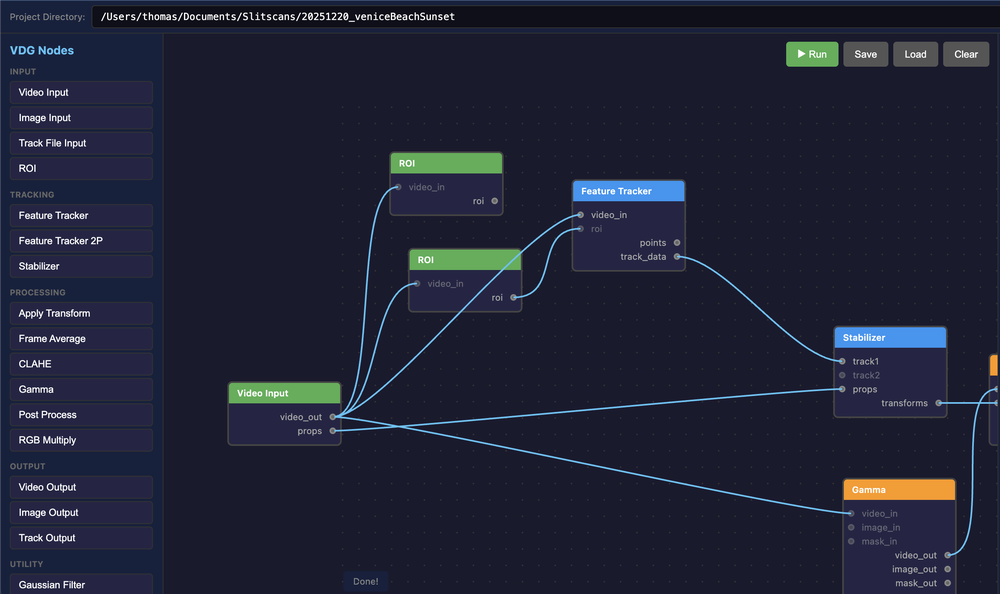
#> input picture nodebased_ui.png, 1000 x 594 px, shrunk from 2446 x 1452 before the run
$ python hough.py nodebased_ui.png
#> lines starting #> are read from the running program, lines starting #| are printed output that depends on the picture; long printed decimals are rounded
#!/usr/bin/python

"""
@file hough_lines.py
@brief This program demonstrates line finding with the Hough transform
"""
import sys
import math
import cv2 as cv
import numpy as np
def main(argv):

    default_file = 'sudoku.png'
    filename = argv[0] if len(argv) > 0 else default_file
    # Loads an image
    src = cv.imread(cv.samples.findFile(filename), cv.IMREAD_GRAYSCALE)
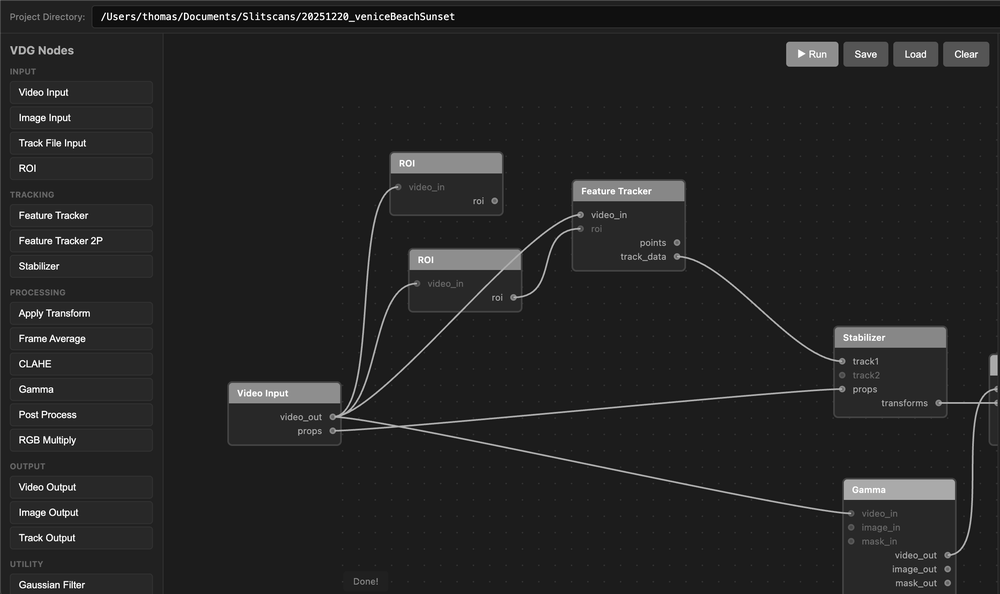
#> src: shape (594, 1000); min 0, max 255, mean 36.7
    # Check if image is loaded fine
    if src is None:
        print ('Error opening image!')
        print ('Usage: hough_lines.py [image_name -- default ' + default_file + '] \n')
        return -1


    dst = cv.Canny(src, 50, 200, None, 3)
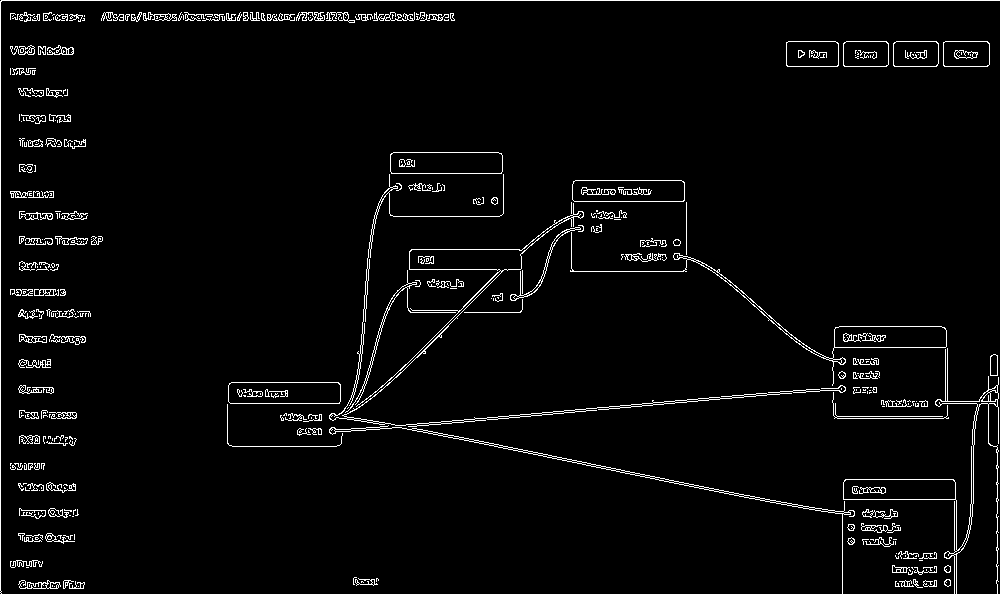
#> dst: shape (594, 1000); 3.3% white in thin lines or dots

    # Copy edges to the images that will display the results in BGR
    cdst = cv.cvtColor(dst, cv.COLOR_GRAY2BGR)
#> cdst: shape (594, 1000, 3); 3.3% white in thin lines or dots
    cdstP = np.copy(cdst)

    lines = cv.HoughLines(dst, 1, np.pi / 180, 150, None, 0, 0)
#> lines = 26 rows, first 8: [0, 1.57], [0, 0], [460, 1.48], [458, 1.48], [343, 1.76], [20, 1.57], [14, 1.57], [332, 1.78]

    for l in lines:
        print(l)
#> this loop made 26 passes
#> l on passes 1 to 12: [[0, 1.57]], [[0, 0]], [[460, 1.48]], [[458, 1.48]], [[343, 1.76]], [[20, 1.57]], [[14, 1.57]], [[332, 1.78]], [[403, 1.57]], [[418, 1.57]], [[544, 0.785]], [[547, 0.785]]
#| [[0.        1.571]]
#| [[0. 0.]]
#| [[460.          1.484]]
#| [[458.          1.484]]
#| [[343.          1.763]]
#| [[20.         1.571]]
#| [[14.         1.571]]
#| [[332.          1.780]]
#> (further printed lines are left out)

    if lines is not None:
        for i in range(0, len(lines)):
            rho = lines[i][0][0]
            theta = lines[i][0][1]
            a = math.cos(theta)
            b = math.sin(theta)
            x0 = a * rho
            y0 = b * rho
            pt1 = (int(x0 + 1000*(-b)), int(y0 + 1000*(a)))
            pt2 = (int(x0 - 1000*(-b)), int(y0 - 1000*(a)))
            cv.line(cdst, pt1, pt2, (0,0,255), 3, cv.LINE_AA)
#> this loop made 26 passes
#> (rho, theta, a, b, x0, y0, pt1, pt2) on passes 1 to 10: (0, 1.57, -4.37e-08, 1, 0, 0, (-999, 0), (999, 0)), (0, 0, 1, 0, 0, 0, (0, 1000), (0, -1000)), (460, 1.48, 0.0872, 0.996, 40.09, 458.2, (-956, 545), (1036, 371)), (458, 1.48, 0.0872, 0.996, 39.92, 456.3, (-956, 543), (1036, 369)), (343, 1.76, -0.191, 0.982, -65.45, 336.7, (-1047, 145), (916, 527)), (20, 1.57, -4.37e-08, 1, -8.74e-07, 20, (-1000, 19), (999, 20)), (14, 1.57, -4.37e-08, 1, -6.12e-07, 14, (-1000, 13), (999, 14)), (332, 1.78, -0.208, 0.978, -69.03, 324.7, (-1047, 116), (909, 532)), (403, 1.57, -4.37e-08, 1, -1.76e-05, 403, (-1000, 402), (999, 403)), (418, 1.57, -4.37e-08, 1, -1.83e-05, 418, (-1000, 417), (999, 418))
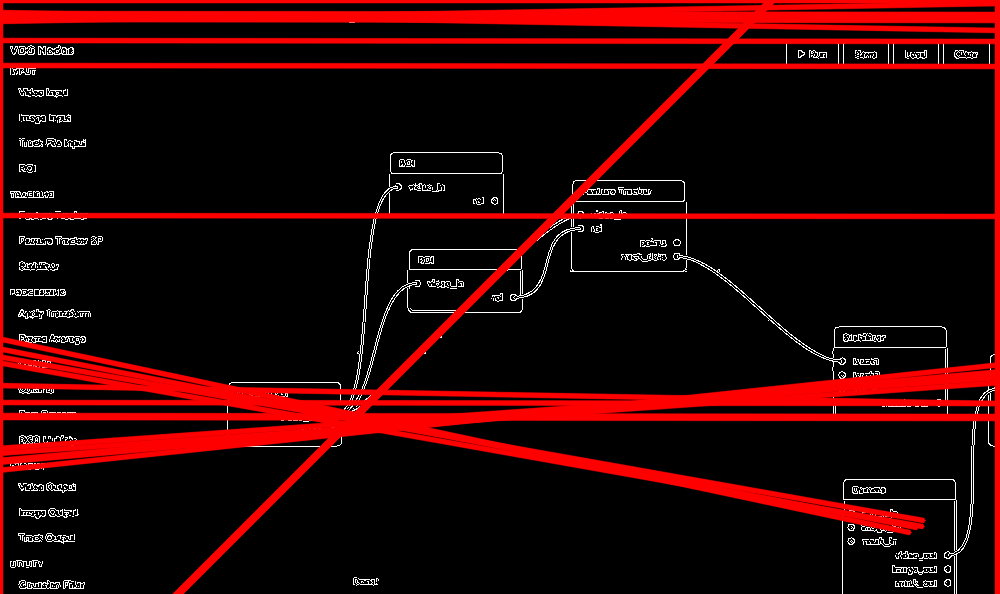
#> cdst: shape (594, 1000, 3); mean B, G, R 4.6, 4.6, 42.9


    linesP = cv.HoughLinesP(dst, 1, np.pi / 180, 50, None, 50, 10)
#> linesP = 93 rows, first 6: [1, 0, 999, 0], [0, 592, 0, 1], [359, 420, 595, 466], [297, 433, 809, 389], [363, 430, 865, 387], [103, 14, 453, 14]

    if linesP is not None:
        for i in range(0, len(linesP)):
            l = linesP[i][0]
            cv.line(cdstP, (l[0], l[1]), (l[2], l[3]), (0,0,255), 3, cv.LINE_AA)
#> this loop made 93 passes
#> l on passes 1 to 12: [1, 0, 999, 0], [0, 592, 0, 1], [359, 420, 595, 466], [297, 433, 809, 389], [363, 430, 865, 387], [103, 14, 453, 14], [458, 436, 679, 482], [101, 20, 454, 20], [562, 460, 829, 512], [787, 66, 987, 66], [400, 370, 500, 270], [788, 41, 987, 41]
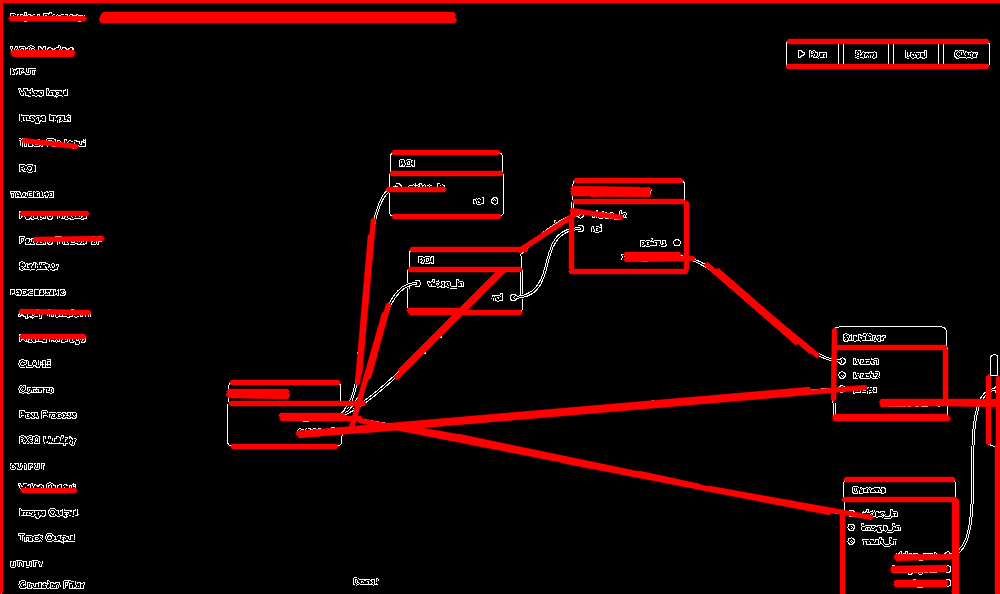
#> cdstP: shape (594, 1000, 3); mean B, G, R 3.1, 3.1, 22.8

    retval	=	cv.createLineSegmentDetector()
#> (the run stopped early here; a loop or call above may not have finished)
